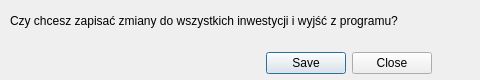
<?xml version="1.0" encoding="UTF-8"?>
<ui version="4.0">
 <class>Dialog</class>
 <widget class="QDialog" name="Dialog">
  <property name="geometry">
   <rect>
    <x>0</x>
    <y>0</y>
    <width>480</width>
    <height>80</height>
   </rect>
  </property>
  <property name="minimumSize">
   <size>
    <width>480</width>
    <height>80</height>
   </size>
  </property>
  <property name="maximumSize">
   <size>
    <width>480</width>
    <height>80</height>
   </size>
  </property>
  <property name="windowTitle">
   <string>Zamknij program</string>
  </property>
  <widget class="QLabel" name="label">
   <property name="geometry">
    <rect>
     <x>10</x>
     <y>0</y>
     <width>441</width>
     <height>41</height>
    </rect>
   </property>
   <property name="text">
    <string>Czy chcesz zapisać zmiany do wszystkich inwestycji i wyjść z programu?</string>
   </property>
  </widget>
  <widget class="QFrame" name="frame">
   <property name="geometry">
    <rect>
     <x>10</x>
     <y>40</y>
     <width>431</width>
     <height>46</height>
    </rect>
   </property>
   <property name="styleSheet">
    <string notr="true">QFrame{
border: 0px
}</string>
   </property>
   <property name="frameShape">
    <enum>QFrame::StyledPanel</enum>
   </property>
   <property name="frameShadow">
    <enum>QFrame::Raised</enum>
   </property>
   <layout class="QHBoxLayout" name="horizontalLayout">
    <item>
     <widget class="QDialogButtonBox" name="buttonBox">
      <property name="orientation">
       <enum>Qt::Horizontal</enum>
      </property>
      <property name="standardButtons">
       <set>QDialogButtonBox::Close|QDialogButtonBox::Save</set>
      </property>
     </widget>
    </item>
   </layout>
  </widget>
 </widget>
 <resources/>
 <connections>
  <connection>
   <sender>buttonBox</sender>
   <signal>accepted()</signal>
   <receiver>Dialog</receiver>
   <slot>accept()</slot>
   <hints>
    <hint type="sourcelabel">
     <x>248</x>
     <y>254</y>
    </hint>
    <hint type="destinationlabel">
     <x>157</x>
     <y>274</y>
    </hint>
   </hints>
  </connection>
  <connection>
   <sender>buttonBox</sender>
   <signal>rejected()</signal>
   <receiver>Dialog</receiver>
   <slot>reject()</slot>
   <hints>
    <hint type="sourcelabel">
     <x>316</x>
     <y>260</y>
    </hint>
    <hint type="destinationlabel">
     <x>286</x>
     <y>274</y>
    </hint>
   </hints>
  </connection>
 </connections>
</ui>
